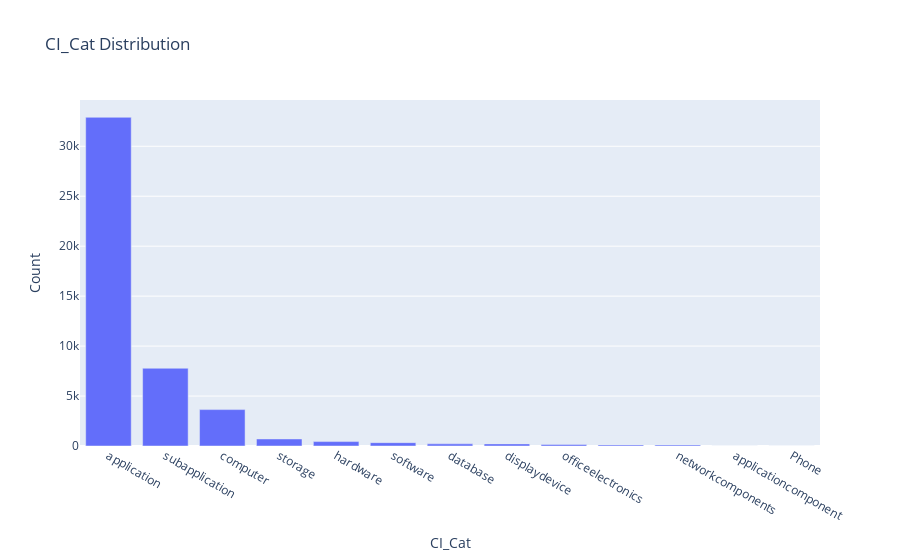

Source (notebook cell):
### Markdown cell above
###  CI_Cat Distribution

### Code cell
ci_cat_counts = df['CI_Cat'].value_counts().reset_index()
ci_cat_counts.columns = ['CI_Cat', 'Count']

px.bar(ci_cat_counts, x='CI_Cat', y='Count', title='CI_Cat Distribution')

### Figure 1 — Plotly figure (JSON) as saved in the notebook; plotly's stock layout.template omitted (floating-point values rounded to 4 significant figures)
{"data": [{"hovertemplate": "CI_Cat=%{x}<br>Count=%{y}<extra></extra>", "legendgroup": "", "marker": {"color": "#636efa", "pattern": {"shape": ""}}, "name": "", "orientation": "v", "showlegend": false, "textposition": "auto", "type": "bar", "x": ["application", "subapplication", "computer", "storage", "hardware", "software", "database", "displaydevice", "officeelectronics", "", "networkcomponents", "applicationcomponent", "Phone"], "xaxis": "x", "y": [32900, 7782, 3643, 703, 442, 333, 214, 212, 152, 111, 107, 5, 2], "yaxis": "y"}], "layout": {"barmode": "relative", "legend": {"tracegroupgap": 0}, "title": {"text": "CI_Cat Distribution"}, "xaxis": {"anchor": "y", "domain": [0, 1], "title": {"text": "CI_Cat"}}, "yaxis": {"anchor": "x", "domain": [0, 1], "title": {"text": "Count"}}}}
